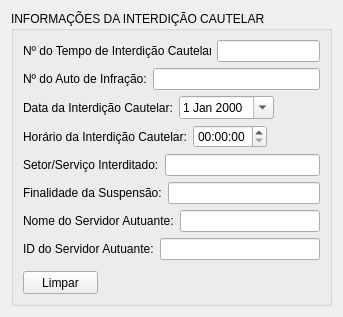
       <widget class="QWidget" name="scrollAreaWidgetContents_3">
        <property name="geometry">
         <rect>
          <x>0</x>
          <y>0</y>
          <width>343</width>
          <height>315</height>
         </rect>
        </property>
        <layout class="QVBoxLayout" name="verticalLayout_10">
         <item>
          <widget class="QGroupBox" name="groupBox_3">
           <property name="title">
            <string>INFORMAÇÕES DA INTERDIÇÃO CAUTELAR</string>
           </property>
           <layout class="QVBoxLayout" name="verticalLayout_9">
            <item>
             <layout class="QHBoxLayout" name="horizontalLayout_15">
              <item>
               <widget class="QLabel" name="label_15">
                <property name="minimumSize">
                 <size>
                  <width>181</width>
                  <height>0</height>
                 </size>
                </property>
                <property name="text">
                 <string>Nº do Tempo de Interdição Cautelar:</string>
                </property>
               </widget>
              </item>
              <item>
               <widget class="QLineEdit" name="numTermoInterdCautelarLineEdit"/>
              </item>
             </layout>
            </item>
            <item>
             <layout class="QHBoxLayout" name="horizontalLayout_16">
              <item>
               <widget class="QLabel" name="label_16">
                <property name="minimumSize">
                 <size>
                  <width>121</width>
                  <height>0</height>
                 </size>
                </property>
                <property name="text">
                 <string>Nº do Auto de Infração:</string>
                </property>
               </widget>
              </item>
              <item>
               <widget class="QLineEdit" name="numAutoInfracaoLineEdit"/>
              </item>
             </layout>
            </item>
            <item>
             <layout class="QHBoxLayout" name="horizontalLayout_18">
              <item>
               <widget class="QLabel" name="label_17">
                <property name="minimumSize">
                 <size>
                  <width>141</width>
                  <height>0</height>
                 </size>
                </property>
                <property name="text">
                 <string>Data da Interdição Cautelar:</string>
                </property>
               </widget>
              </item>
              <item>
               <widget class="QDateEdit" name="dateEditInterdicaoCautelar">
                <property name="calendarPopup">
                 <bool>true</bool>
                </property>
               </widget>
              </item>
              <item>
               <spacer name="horizontalSpacer_4">
                <property name="orientation">
                 <enum>Qt::Horizontal</enum>
                </property>
                <property name="sizeHint" stdset="0">
                 <size>
                  <width>40</width>
                  <height>20</height>
                 </size>
                </property>
               </spacer>
              </item>
             </layout>
            </item>
            <item>
             <layout class="QHBoxLayout" name="horizontalLayout_17">
              <item>
               <widget class="QLabel" name="label_18">
                <property name="minimumSize">
                 <size>
                  <width>155</width>
                  <height>0</height>
                 </size>
                </property>
                <property name="text">
                 <string>Horário da Interdição Cautelar:</string>
                </property>
               </widget>
              </item>
              <item>
               <widget class="QTimeEdit" name="horarioInterdicaoCautelarTimeEdit">
                <property name="calendarPopup">
                 <bool>false</bool>
                </property>
               </widget>
              </item>
              <item>
               <spacer name="horizontalSpacer_5">
                <property name="orientation">
                 <enum>Qt::Horizontal</enum>
                </property>
                <property name="sizeHint" stdset="0">
                 <size>
                  <width>40</width>
                  <height>20</height>
                 </size>
                </property>
               </spacer>
              </item>
             </layout>
            </item>
            <item>
             <layout class="QHBoxLayout" name="horizontalLayout_19">
              <item>
               <widget class="QLabel" name="label_19">
                <property name="minimumSize">
                 <size>
                  <width>131</width>
                  <height>0</height>
                 </size>
                </property>
                <property name="text">
                 <string>Setor/Serviço Interditado:</string>
                </property>
               </widget>
              </item>
              <item>
               <widget class="QLineEdit" name="setorEstabDockInterdicaoLineEdit"/>
              </item>
             </layout>
            </item>
            <item>
             <layout class="QHBoxLayout" name="horizontalLayout_20">
              <item>
               <widget class="QLabel" name="label_20">
                <property name="minimumSize">
                 <size>
                  <width>125</width>
                  <height>0</height>
                 </size>
                </property>
                <property name="text">
                 <string>Finalidade da Suspensão:</string>
                </property>
               </widget>
              </item>
              <item>
               <widget class="QLineEdit" name="finalidadeSuspensaoLineEdit"/>
              </item>
             </layout>
            </item>
            <item>
             <layout class="QHBoxLayout" name="horizontalLayout_21">
              <item>
               <widget class="QLabel" name="label_21">
                <property name="minimumSize">
                 <size>
                  <width>141</width>
                  <height>0</height>
                 </size>
                </property>
                <property name="text">
                 <string>Nome do Servidor Autuante:</string>
                </property>
               </widget>
              </item>
              <item>
               <widget class="QLineEdit" name="nomeServidorDockInterdicaoLineEdit"/>
              </item>
             </layout>
            </item>
            <item>
             <layout class="QHBoxLayout" name="horizontalLayout_22">
              <item>
               <widget class="QLabel" name="label_22">
                <property name="minimumSize">
                 <size>
                  <width>125</width>
                  <height>0</height>
                 </size>
                </property>
                <property name="text">
                 <string>ID do Servidor Autuante:</string>
                </property>
               </widget>
              </item>
              <item>
               <widget class="QLineEdit" name="IDServidorDockInterdicaoLineEdit"/>
              </item>
             </layout>
            </item>
            <item>
             <spacer name="verticalSpacer_5">
              <property name="orientation">
               <enum>Qt::Vertical</enum>
              </property>
              <property name="sizeType">
               <enum>QSizePolicy::Fixed</enum>
              </property>
              <property name="sizeHint" stdset="0">
               <size>
                <width>20</width>
                <height>5</height>
               </size>
              </property>
             </spacer>
            </item>
            <item>
             <widget class="QPushButton" name="pushButtonLimparDockInterdicao">
              <property name="minimumSize">
               <size>
                <width>75</width>
                <height>23</height>
               </size>
              </property>
              <property name="maximumSize">
               <size>
                <width>75</width>
                <height>23</height>
               </size>
              </property>
              <property name="text">
               <string>Limpar</string>
              </property>
             </widget>
            </item>
            <item>
             <spacer name="verticalSpacer_6">
              <property name="orientation">
               <enum>Qt::Vertical</enum>
              </property>
              <property name="sizeHint" stdset="0">
               <size>
                <width>20</width>
                <height>0</height>
               </size>
              </property>
             </spacer>
            </item>
           </layout>
          </widget>
         </item>
        </layout>
       </widget>
